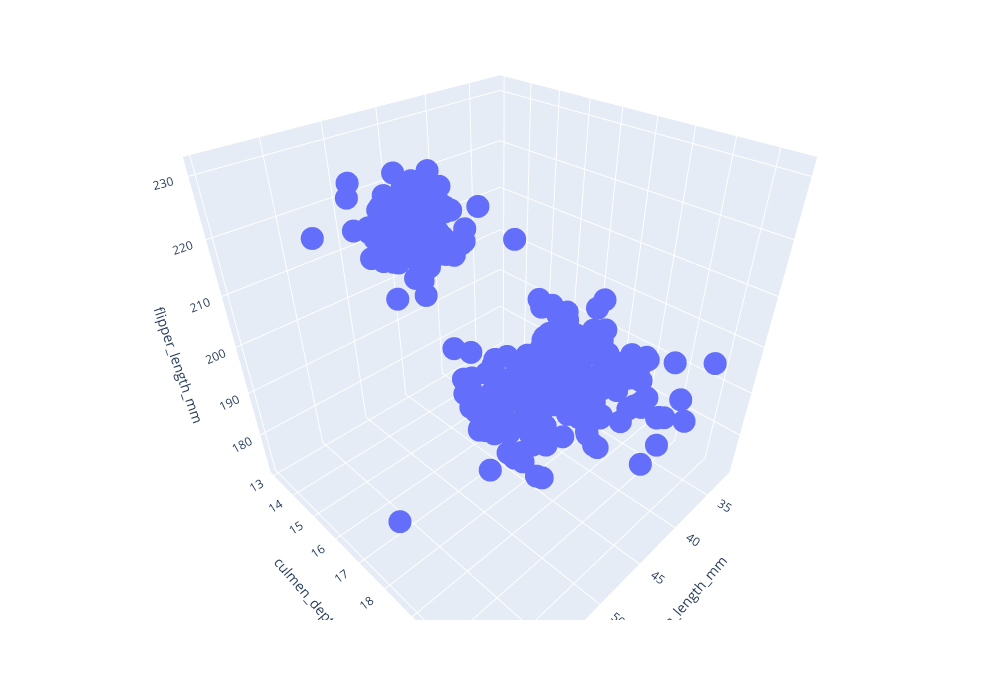

Notebook source saved alongside this figure:
### Code cell
fig = px.scatter_3d(
    df,
    x="culmen_length_mm",
    y="culmen_depth_mm",
    z="flipper_length_mm",
    width=1000,
    height=700
)
fig.show()

### Figure 1 — Plotly figure (JSON) as saved in the notebook; plotly's stock layout.template omitted (floating-point values rounded to 4 significant figures; data arrays with more than 128 entries replaced by an {"elided": "..."} marker saying what was removed)
{"data": [{"hovertemplate": "culmen_length_mm=%{x}<br>culmen_depth_mm=%{y}<br>flipper_length_mm=%{z}<extra></extra>", "legendgroup": "", "marker": {"color": "#636efa", "symbol": "circle"}, "mode": "markers", "name": "", "scene": "scene", "showlegend": false, "type": "scatter3d", "x": {"elided": "334 float values"}, "y": {"elided": "334 float values"}, "z": {"elided": "334 int values"}}], "layout": {"height": 700, "legend": {"tracegroupgap": 0}, "margin": {"t": 60}, "scene": {"aspectmode": "auto", "aspectratio": {"x": 1, "y": 1, "z": 1}, "camera": {"center": {"x": 0, "y": 0, "z": 0}, "eye": {"x": 1.037, "y": 1.037, "z": 1.037}, "projection": {"type": "perspective"}, "up": {"x": 0, "y": 0, "z": 1}}, "domain": {"x": [0, 1], "y": [0, 1]}, "xaxis": {"title": {"text": "culmen_length_mm"}, "type": "linear"}, "yaxis": {"title": {"text": "culmen_depth_mm"}, "type": "linear"}, "zaxis": {"title": {"text": "flipper_length_mm"}, "type": "linear"}}, "width": 1000}}
